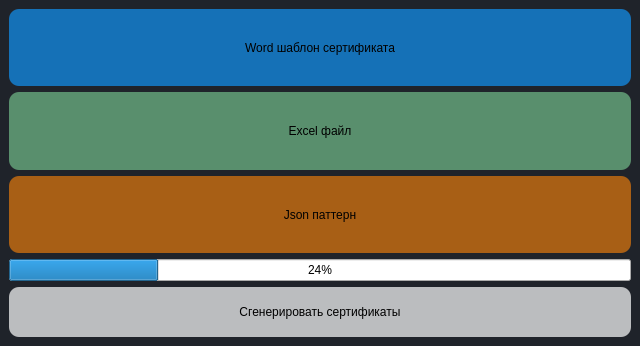
<?xml version="1.0" encoding="UTF-8"?>
<ui version="4.0">
 <class>MainWindow</class>
 <widget class="QMainWindow" name="MainWindow">
  <property name="geometry">
   <rect>
    <x>0</x>
    <y>0</y>
    <width>640</width>
    <height>346</height>
   </rect>
  </property>
  <property name="windowTitle">
   <string>MainWindow</string>
  </property>
  <property name="styleSheet">
   <string notr="true">#centralwidget {
	background-color: #1f232a;
}

#word_field {
	background-color: rgba(17, 146, 244, 0.7);
	border-radius: 10px;
}

#excel_field {
	background-color: rgba(115, 189, 137, 0.7);
	border-radius: 10px;
}

#json_field {
	background-color: rgba(228, 121, 11, 0.7);
	border-radius: 10px;
}

#generate_btn {
	background-color: rgba(255, 255, 255, 0.7);
	border-radius: 10px;
}</string>
  </property>
  <widget class="QWidget" name="centralwidget">
   <layout class="QVBoxLayout" name="verticalLayout">
    <item>
     <widget class="QFrame" name="word_field">
      <property name="layoutDirection">
       <enum>Qt::LeftToRight</enum>
      </property>
      <property name="frameShape">
       <enum>QFrame::StyledPanel</enum>
      </property>
      <property name="frameShadow">
       <enum>QFrame::Raised</enum>
      </property>
      <layout class="QVBoxLayout" name="verticalLayout_2">
       <item>
        <widget class="QLabel" name="label">
         <property name="text">
          <string>Word шаблон сертификата</string>
         </property>
         <property name="alignment">
          <set>Qt::AlignCenter</set>
         </property>
        </widget>
       </item>
      </layout>
     </widget>
    </item>
    <item>
     <widget class="QFrame" name="excel_field">
      <property name="layoutDirection">
       <enum>Qt::LeftToRight</enum>
      </property>
      <property name="frameShape">
       <enum>QFrame::StyledPanel</enum>
      </property>
      <property name="frameShadow">
       <enum>QFrame::Raised</enum>
      </property>
      <layout class="QVBoxLayout" name="verticalLayout_3">
       <item>
        <widget class="QLabel" name="label_2">
         <property name="text">
          <string>Excel файл</string>
         </property>
         <property name="alignment">
          <set>Qt::AlignCenter</set>
         </property>
        </widget>
       </item>
      </layout>
     </widget>
    </item>
    <item>
     <widget class="QFrame" name="json_field">
      <property name="layoutDirection">
       <enum>Qt::LeftToRight</enum>
      </property>
      <property name="frameShape">
       <enum>QFrame::StyledPanel</enum>
      </property>
      <property name="frameShadow">
       <enum>QFrame::Raised</enum>
      </property>
      <layout class="QVBoxLayout" name="verticalLayout_4">
       <item>
        <widget class="QLabel" name="label_3">
         <property name="text">
          <string>Json паттерн</string>
         </property>
         <property name="alignment">
          <set>Qt::AlignCenter</set>
         </property>
        </widget>
       </item>
      </layout>
     </widget>
    </item>
    <item>
     <widget class="QProgressBar" name="progress_bar">
      <property name="value">
       <number>24</number>
      </property>
     </widget>
    </item>
    <item>
     <widget class="QPushButton" name="generate_btn">
      <property name="minimumSize">
       <size>
        <width>0</width>
        <height>50</height>
       </size>
      </property>
      <property name="text">
       <string>Сгенерировать сертификаты</string>
      </property>
     </widget>
    </item>
   </layout>
  </widget>
 </widget>
 <resources/>
 <connections/>
</ui>
